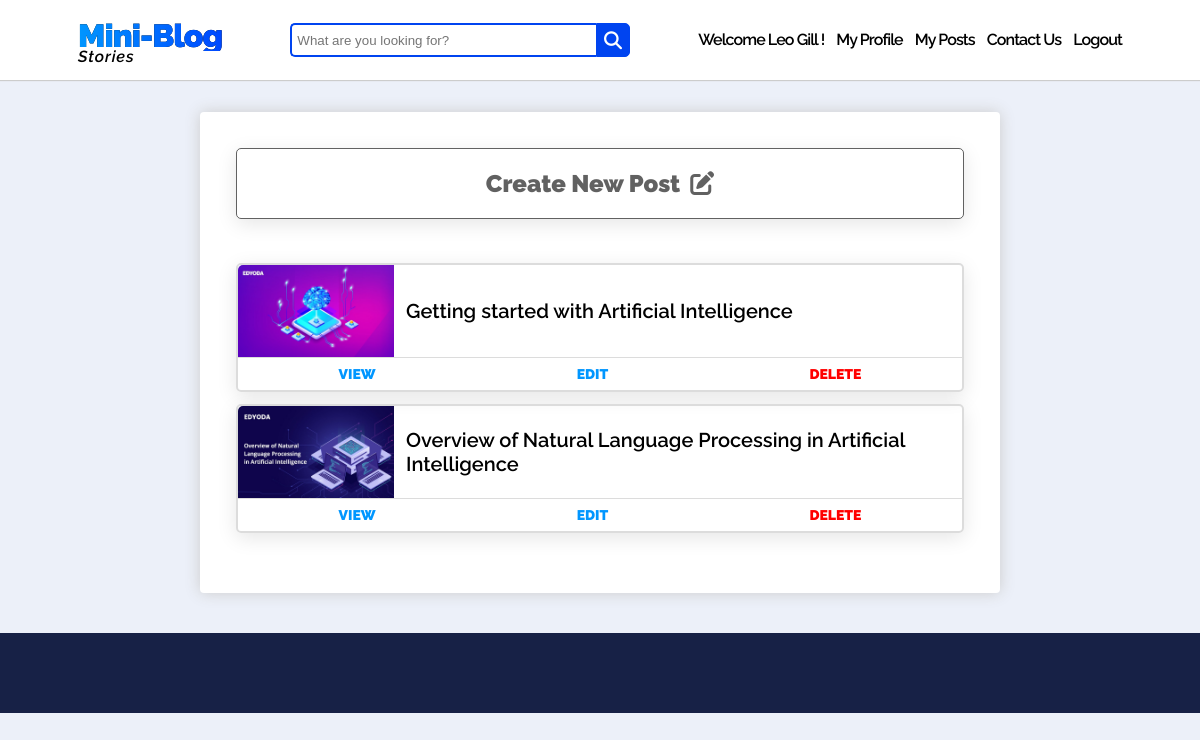
Page /accounts/my-posts (signed in) on the committed database.
### account/models.py (models this page shows, shortened)
class MyUser(AbstractUser):
    email = models.EmailField(unique=True)
    slug = models.CharField(max_length=60, unique=True, blank=True)
    bio = models.CharField(max_length=500, blank=True)
    profile_image = models.ImageField(upload_to="account/profile_pic", default="profile-default.jpg", blank=True)
    is_author = models.BooleanField(default=False)
    REQUIRED_FIELDS = ['email', 'first_name', 'last_name']

### blog/models.py (models this page shows, shortened)
class Post(models.Model):
    statuses = [
        ('D', 'Draft'),
        ('P', 'Publish')
    ]
    title = models.CharField(max_length=120)
    slug = models.CharField(max_length=60, unique=True, blank=True)
    content = tinymce_models.HTMLField()
    status = models.CharField(max_length=1, choices=statuses)
    category = models.ForeignKey(Category, on_delete=models.CASCADE)
    author = models.ForeignKey(MyUser, on_delete=models.CASCADE)
    image = models.ImageField(upload_to='blog/post', default="post-default.jpg", blank=True)
    date = models.DateField(auto_now=True)

### account/views.py (the view)
# urls.py: path('my-posts', MyPostsView.as_view(), name="my-posts"),
class MyPostsView(LoginRequiredMixin, ListView):
    login_url = "/accounts/login"
    model = MyUser
    context_object_name = "user"
    template_name = "account/my_posts.html"
    def get_context_data(self, *args, **kwargs):
        context = super().get_context_data()
        user = MyUser.objects.get(username = self.request.user)
        context['posts'] = user.post_set.all()
        return context

### account/templates/account/my_posts.html (shortened to what this page needs)
{% extends "blog/base.html" %}
{% load static %}
{% block extra_head %}
    <link href="{% static 'account/css/my_posts.css' %}" rel="stylesheet" type="text/css">
{% endblock %}
{% block content %}
<br>
<br>
<br>
<br>
    <div id="outer-wrapper">
        <div id="inner-wrapper">
            <div id="create-post">
                <a href="{% url 'post-create' %}"><h2>Create New Post</h2></a>
                <i class="fas fa-edit"></i>
            </div>
            <div id="cards-container">
                {% for post in posts %}
                <div id="card">
                    <div id="card-inner-upper">
                        <div id="post-image">
                            <img src="{{ post.image.url }}" alt="Post Cover">
                        </div>
                        <div id="post-content">
                            <h3>{{ post.title }}</h3>
                        </div>
                    </div>
                    <div id="card-inner-lower">
                        <a href="{% url 'post-detail' post.slug %}">VIEW</a>
                        <a href="{% url 'post-update' post.slug %}">EDIT</a>
                        <a href="{% url 'post-delete' post.slug %}" style="color: red;">DELETE</a>
                    </div>
                </div>
                {% endfor %}
            </div>
        </div>
    </div>
{% endblock %}

### blog/templates/blog/base.html (shortened to what this page needs)
{% load static %}
<!DOCTYPE HTML>
<html>
    <head>
        <link href="{% static 'blog/css/base.css' %}" rel="stylesheet" type="text/css">
        {% block extra_head %}
        {% endblock %}
    </head>
    <body>
        <div id="top-bar">
            <div class="logo-bar">
                <div class="logo">
                    <a href="{% url 'index' %}">Mini-Blog</a>
                </div>
                <p>Stories</p>
            </div>
            <form method="GET" action="{% url 'search' %}">
                <div class="search">
                    <input type="text" name="query" class="searchTerm" placeholder="What are you looking for?">
                    <button type="submit" class="searchButton">
                    <i class="fa fa-search"></i>
                </button>
                </div>
            </form>
            <div id="menu-items-container">
                {% if request.user.is_authenticated %}
                    <p class="menu-item">Welcome {{ request.user.get_full_name }} !</p>
                    <a href="{% url 'profile-update' request.user.slug %}" class="menu-item">My Profile</a>
                    {% if request.user.is_author == True %}
                    <a href="{% url 'my-posts' %}" class="menu-item">My Posts</a>
                    {% endif %}
                    <a href="{% url 'contact-us' %}" class="menu-item">Contact Us</a>
                    <a href="{% url 'logout' %}" class="menu-item" style="margin-right: 0px;">Logout</a>
                {% else %}
                    <a href="{% url 'contact-us' %}" class="menu-item">Contact Us</a>
                    <a href="{% url 'login' %}" class="menu-item">Login</a>
                    <a href="{% url 'signup' %}"><button id="signup-btn">Signup</button></a>
                {% endif %}
            </div>
        </div>
        {% block content %}
        {% endblock %}
        <div id="bottom-bar"></div>
    </body>
</html>

### blog/static/blog/css/base.css (style rules this page uses)
body { background-color: #ECF0F9; margin: 0; }
#top-bar { background-color: white; position: fixed; top: 0; left: 0; align-items: center; box-sizing: border-box; box-shadow: 0 1px 1px #ccc; width: 100%; height: 80px; z-index: 90; padding: 1em 4.875em; display: flex; justify-content: space-between; }
.logo-bar { cursor: pointer; }
.logo { background-image: linear-gradient(269deg,#0048ff,#0096ff), linear-gradient(#000,#000); -webkit-background-clip: text; -webkit-text-fill-color: transparent; display: block; font-family: "Raleway"; font-size: 32px; font-weight: 900; height: 34px; letter-spacing: -0.9px; color: rgb(0, 132, 255); }
.logo-bar a { text-decoration: none; }
.logo-bar p { font-family: Raleway,sans-serif; font-size: 1em; font-weight: 600; font-style: italic; font-stretch: normal; line-height: .8; letter-spacing: .9px; margin: 0; }
.search { width: 340px; position: relative; display: flex; align-items: center; }
.searchTerm { width: 100%; border: 2px solid #0044F0; border-right: none; padding: 5px; height: 20px; border-radius: 5px 0 0 5px; outline: none; color: #9DBFAF; }
.searchButton { width: 38px; height: 34px; border: 1px solid #0044F0; background: #0044F0; text-align: center; color: #fff; border-radius: 0 5px 5px 0; cursor: pointer; font-size: 20px; }
.fa-search { color: white; font-size: 18px; }
#menu-items-container { display: flex; justify-content: flex-end; align-items: center; }
#menu-items-container a { text-decoration: none; color: #000; }
.menu-item { font-family: "Raleway"; font-size: 16px; font-weight: 600; letter-spacing: -0.9px; line-height: 69.84px; margin: 0px; margin-right: 12px; }
#bottom-bar { background-color: #172146; width: 100%; height: 80px; }

### account/static/account/css/my_posts.css (style rules this page uses)
#outer-wrapper { max-width: 800px; margin: 40px auto; -webkit-box-sizing: border-box; box-sizing: border-box; background-color: #fff; border-radius: 4px; -webkit-box-shadow: 0 0 15px #ccc; box-shadow: 0 0 15px #ccc; }
#inner-wrapper { padding: 36px; }
#create-post { display: flex; justify-content: center; align-items: center; border: 1px solid #333333c5; border-radius: 5px; box-shadow: 0 5px 20px 0 rgba(0,0,0,.1); cursor: pointer; }
#create-post h2,a { font-weight: 900; font-family: Raleway,sans-serif; box-sizing: border-box; color: #333333c5; cursor: pointer; text-decoration: none; }
.fa-edit { margin-left: 10px; font-size: 1.5em; color: #333333c5; }
#cards-container { padding: 32px 0px 12px 0px; }
#card { border: 2px solid #dcdcdc; border-radius: 5px; box-shadow: 0 5px 20px 0 rgba(0,0,0,.1); cursor: pointer; margin: 12px auto; }
#card-inner-upper { display: flex; justify-content: flex-start; align-items: center; }
#post-image { height: 92px; }
#post-image img { height: 100%; width: 156px; border-top-left-radius: 5px; }
#post-content h3 { font-family: 'Raleway'; font-size: 20px; font-weight: 600; margin: 0px; margin-left: 12px; }
#card-inner-lower { display: flex; justify-content: space-around; align-items: center; border-top: 1.5px solid #dcdcdc; }
#card-inner-lower a { margin-top: 8px; margin-bottom: 8px; font-size: .875em; font-weight: 900; font-family: Raleway,sans-serif; box-sizing: border-box; color: #0096ff; cursor: pointer; text-decoration: none; }

### rows in the picture
MyUser: user.get_full_name "Leo Gill"
Post: image (picture), title "Getting started with Artificial Intelligence"
Post: image (picture), title "Overview of Natural Language Processing in Artificial Intelligence"
